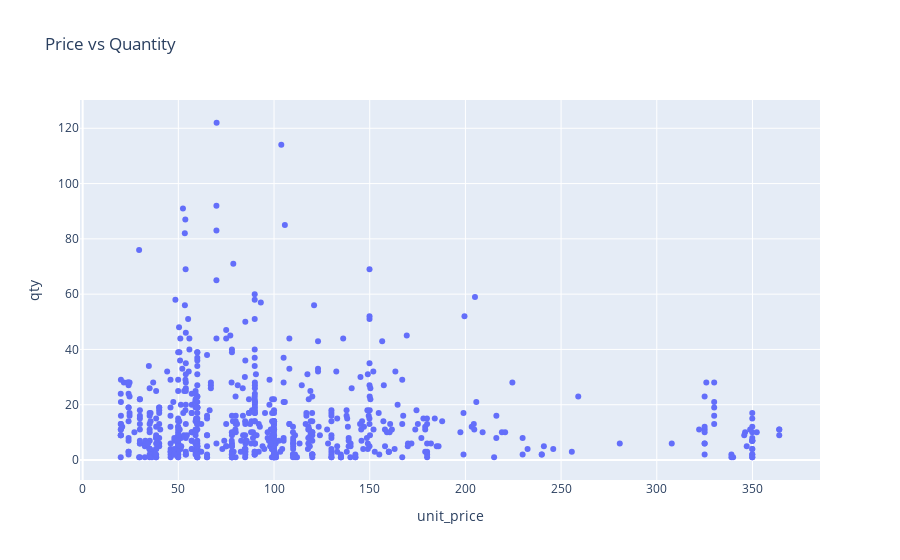
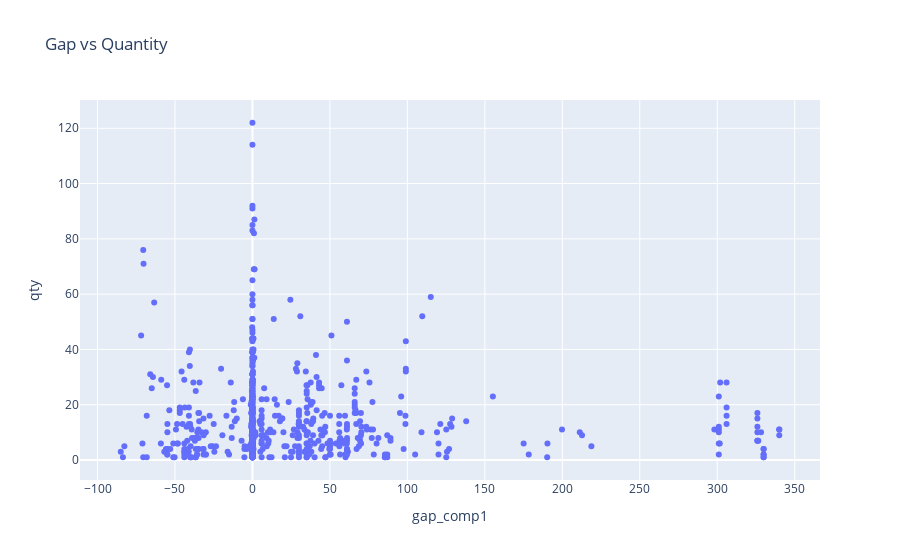

Here is the notebook cell these charts were saved with, in order:
### Code cell
# Price vs Quantity
fig1 = px.scatter(df, x='unit_price', y='qty', title='Price vs Quantity')
fig1.show()
# Competitor influence
fig2 = px.scatter(df, x='gap_comp1', y='qty', title='Gap vs Quantity')
fig2.show()

### Figure 1 — Plotly figure (JSON) as saved in the notebook; plotly's stock layout.template omitted (floating-point values rounded to 4 significant figures; data arrays with more than 128 entries replaced by an {"elided": "..."} marker saying what was removed)
{"data": [{"hovertemplate": "unit_price=%{x}<br>qty=%{y}<extra></extra>", "legendgroup": "", "marker": {"color": "#636efa", "symbol": "circle"}, "mode": "markers", "name": "", "orientation": "v", "showlegend": false, "type": "scatter", "x": {"elided": "676 float values"}, "xaxis": "x", "y": {"elided": "676 int values"}, "yaxis": "y"}], "layout": {"autosize": true, "legend": {"tracegroupgap": 0}, "title": {"text": "Price vs Quantity"}, "xaxis": {"anchor": "y", "autorange": true, "domain": [0, 1], "range": [-0.9211, 384.8], "title": {"text": "unit_price"}, "type": "linear"}, "yaxis": {"anchor": "x", "autorange": true, "domain": [0, 1], "range": [-8.985, 132.0], "title": {"text": "qty"}, "type": "linear"}}}

### Figure 2 — Plotly figure (JSON) as saved in the notebook; plotly's stock layout.template omitted (floating-point values rounded to 4 significant figures; data arrays with more than 128 entries replaced by an {"elided": "..."} marker saying what was removed)
{"data": [{"hovertemplate": "gap_comp1=%{x}<br>qty=%{y}<extra></extra>", "legendgroup": "", "marker": {"color": "#636efa", "symbol": "circle"}, "mode": "markers", "name": "", "orientation": "v", "showlegend": false, "type": "scatter", "x": {"elided": "676 float values"}, "xaxis": "x", "y": {"elided": "676 int values"}, "yaxis": "y"}], "layout": {"autosize": true, "legend": {"tracegroupgap": 0}, "title": {"text": "Gap vs Quantity"}, "xaxis": {"anchor": "y", "autorange": true, "domain": [0, 1], "range": [-110.7, 365.7], "title": {"text": "gap_comp1"}, "type": "linear"}, "yaxis": {"anchor": "x", "autorange": true, "domain": [0, 1], "range": [-8.985, 132.0], "title": {"text": "qty"}, "type": "linear"}}}
